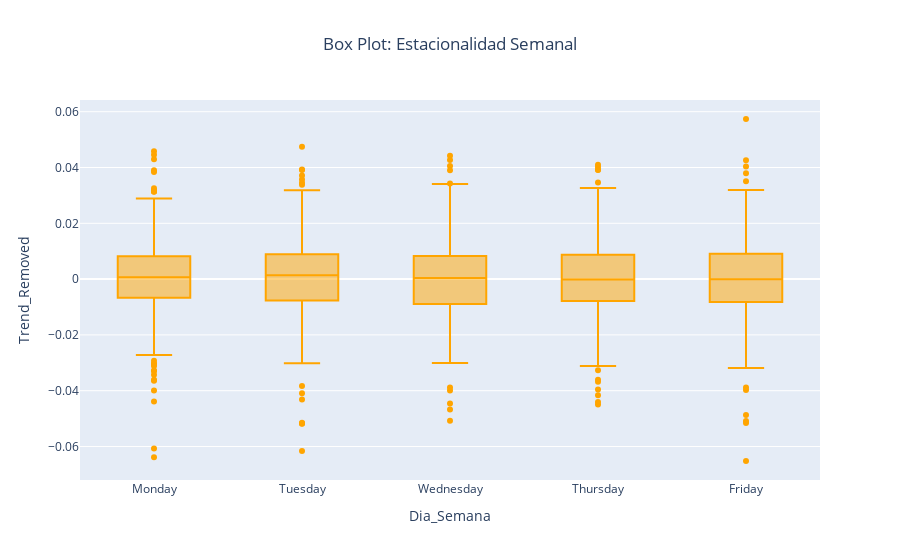
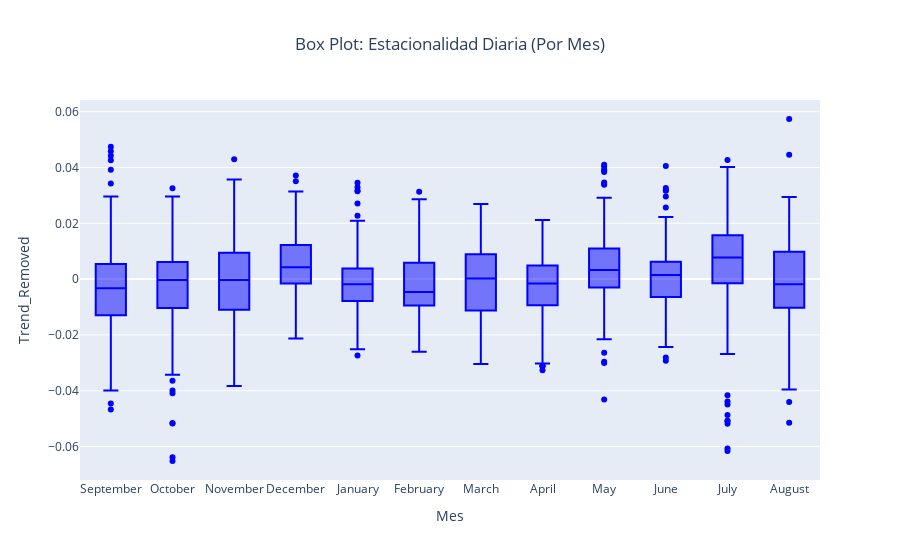

Write notebook code for charts like these, in order.
### Code cell
# Enriquecer dataset para boxplots

df['Dia_Semana'] = df.index.day_name()
df['Mes'] = df.index.month_name()


# 2. Por Día de la Semana
dias_orden = ["Monday", "Tuesday", "Wednesday", "Thursday", "Friday", "Saturday", "Sunday"]
fig = px.box(df, x='Dia_Semana', y='Trend_Removed', category_orders={"Dia_Semana": dias_orden},
             title='Box Plot: Estacionalidad Semanal', color_discrete_sequence=['orange'])
fig.update_layout(title_x=0.5)
fig.show()

# 1. Por Mes (Ciclo Diario - Fundamental en electricidad)
fig = px.box(df, x='Mes', y='Trend_Removed', 
             title='Box Plot: Estacionalidad Diaria (Por Mes)', color_discrete_sequence=['blue'])
fig.update_layout(title_x=0.5)
fig.show()

### Figure 1 — Plotly figure (JSON) as saved in the notebook; plotly's stock layout.template omitted (floating-point values rounded to 4 significant figures; data arrays with more than 128 entries replaced by an {"elided": "..."} marker saying what was removed)
{"data": [{"alignmentgroup": "True", "hovertemplate": "Dia_Semana=%{x}<br>Trend_Removed=%{y}<extra></extra>", "legendgroup": "", "marker": {"color": "orange"}, "name": "", "notched": false, "offsetgroup": "", "orientation": "v", "showlegend": false, "type": "box", "x": {"elided": "1825 str values"}, "x0": " ", "xaxis": "x", "y": {"elided": "1825 float values"}, "y0": " ", "yaxis": "y"}], "layout": {"boxmode": "group", "legend": {"tracegroupgap": 0}, "title": {"text": "Box Plot: Estacionalidad Semanal", "x": 0.5}, "xaxis": {"anchor": "y", "categoryarray": ["Monday", "Tuesday", "Wednesday", "Thursday", "Friday", "Saturday", "Sunday"], "categoryorder": "array", "domain": [0, 1], "title": {"text": "Dia_Semana"}}, "yaxis": {"anchor": "x", "domain": [0, 1], "title": {"text": "Trend_Removed"}}}}

### Figure 2 — Plotly figure (JSON) as saved in the notebook; plotly's stock layout.template omitted (floating-point values rounded to 4 significant figures; data arrays with more than 128 entries replaced by an {"elided": "..."} marker saying what was removed)
{"data": [{"alignmentgroup": "True", "hovertemplate": "Mes=%{x}<br>Trend_Removed=%{y}<extra></extra>", "legendgroup": "", "marker": {"color": "blue"}, "name": "", "notched": false, "offsetgroup": "", "orientation": "v", "showlegend": false, "type": "box", "x": {"elided": "1825 str values"}, "x0": " ", "xaxis": "x", "y": {"elided": "1825 float values"}, "y0": " ", "yaxis": "y"}], "layout": {"boxmode": "group", "legend": {"tracegroupgap": 0}, "title": {"text": "Box Plot: Estacionalidad Diaria (Por Mes)", "x": 0.5}, "xaxis": {"anchor": "y", "domain": [0, 1], "title": {"text": "Mes"}}, "yaxis": {"anchor": "x", "domain": [0, 1], "title": {"text": "Trend_Removed"}}}}
